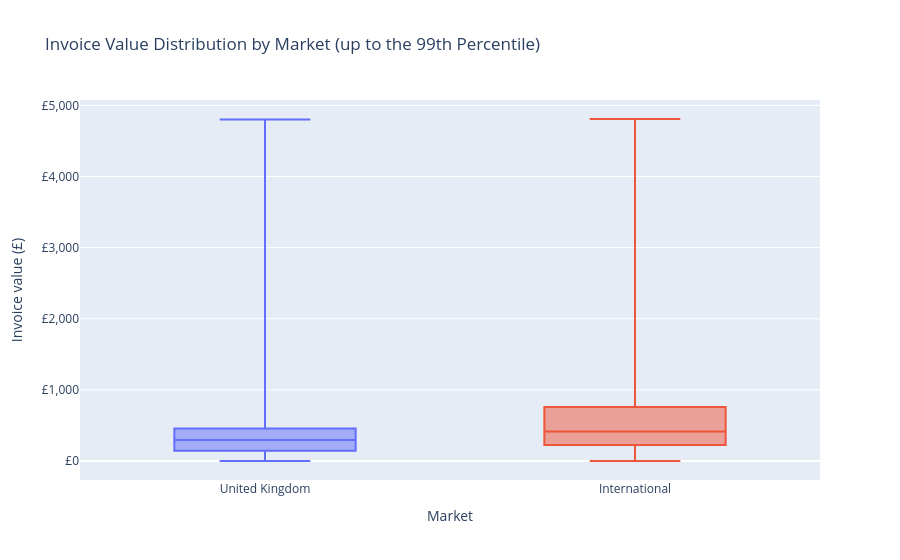

Here is the notebook cell this chart was saved with:
### Markdown cell above
### Probability interpretation

The empirical probability that a completed invoice is international is approximately 9.72%. Most completed invoices therefore originate from the
United Kingdom, which agrees with the geographic revenue analysis.

Approximately 11.04% of completed invoices occurred on a weekend, while about 9.18% exceeded £1,000 in value.

These are empirical probabilities calculated from the supplied historical dataset. They describe the observed period and should not be treated as
guaranteed probabilities for future transactions.

### Code cell
invoice_chart_limit = invoice_analysis[
    "InvoiceRevenue"
].quantile(0.99)

invoice_market_chart = invoice_analysis.loc[
    invoice_analysis["InvoiceRevenue"] <= invoice_chart_limit
].copy()

fig = px.box(
    invoice_market_chart,
    x="Market",
    y="InvoiceRevenue",
    color="Market",
    points=False,
    title=(
        "Invoice Value Distribution by Market "
        "(up to the 99th Percentile)"
    ),
    labels={
        "Market": "Market",
        "InvoiceRevenue": "Invoice value (£)",
    },
)

fig.update_layout(
    showlegend=False,
)

fig.update_yaxes(
    tickprefix="£",
    tickformat=",.0f",
)

fig.show()

### Figure 1 — Plotly figure (JSON) as saved in the notebook; plotly's stock layout.template omitted (floating-point values rounded to 4 significant figures; data arrays with more than 128 entries replaced by an {"elided": "..."} marker saying what was removed)
{"data": [{"alignmentgroup": "True", "boxpoints": false, "hovertemplate": "Market=%{x}<br>Invoice value (£)=%{y}<extra></extra>", "legendgroup": "United Kingdom", "marker": {"color": "#636efa"}, "name": "United Kingdom", "notched": false, "offsetgroup": "United Kingdom", "orientation": "v", "showlegend": true, "type": "box", "x": {"elided": "17863 str values"}, "x0": " ", "xaxis": "x", "y": {"elided": "17863 float values"}, "y0": " ", "yaxis": "y"}, {"alignmentgroup": "True", "boxpoints": false, "hovertemplate": "Market=%{x}<br>Invoice value (£)=%{y}<extra></extra>", "legendgroup": "International", "marker": {"color": "#EF553B"}, "name": "International", "notched": false, "offsetgroup": "International", "orientation": "v", "showlegend": true, "type": "box", "x": {"elided": "1897 str values"}, "x0": " ", "xaxis": "x", "y": {"elided": "1897 float values"}, "y0": " ", "yaxis": "y"}], "layout": {"boxmode": "overlay", "legend": {"title": {"text": "Market"}, "tracegroupgap": 0}, "showlegend": false, "title": {"text": "Invoice Value Distribution by Market (up to the 99th Percentile)"}, "xaxis": {"anchor": "y", "categoryarray": ["United Kingdom", "International"], "categoryorder": "array", "domain": [0, 1], "title": {"text": "Market"}}, "yaxis": {"anchor": "x", "domain": [0, 1], "tickformat": ",.0f", "tickprefix": "£", "title": {"text": "Invoice value (£)"}}}}
